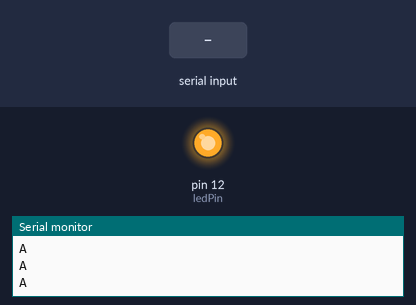
Bench run of a sketch on a simulated Arduino Uno, built with avr-gcc and run on an emulated ATmega328P. Shown: output pins drawn as LEDs (lit = HIGH), the last lines printed to the serial monitor. The test bench sets the inputs (shaded band). Random numbers use the default seed unless the sketch sets one.

Above: at 1.0 s.
1.1 s: "0" received over Serial
At 1.6 s:
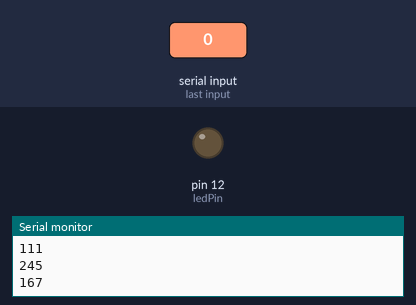
2.7 s: "1" received over Serial
At 4.1 s:
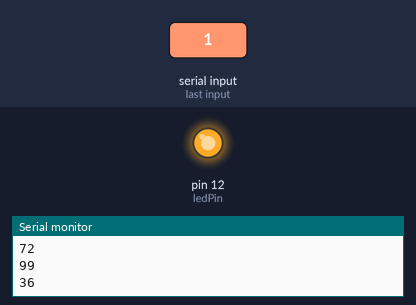
Timing chart, 0 to 5.7 s (numbered marks = the images above; inputs shaded):
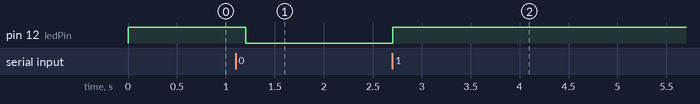

The sketch:

002_Processing_Tutorial.ino
```cpp
char serial_read; // Data received from the serial port
int ledPin = 12; // Set the pin to digital I/O 13
boolean ledState = LOW; //to toggle our LED


void setup()
{
  pinMode(ledPin, OUTPUT); // Set pin as OUTPUT
  digitalWrite(ledPin, HIGH);


  Serial.begin(9600); //initialize serial communications at a 9600 baud rate

  establishContact();  // send a byte to establish contact until receiver responds
}


void loop()
{
  if (Serial.available() > 0) // If data is available to read,
  {
    serial_read = Serial.read(); // read it and store it in val

    if (serial_read == '1') // If 1 was received
    {
      digitalWrite(ledPin, HIGH); // turn the LED on
    }
    if (serial_read == '0') // If 0 was received
    {
      digitalWrite(ledPin, LOW); // otherwise turn it off
    }

    delay(100);
  }
  else
  {
    Serial.println(random(2,255)); //send back a hello world
    delay(100);
  }
}


void establishContact()
{
  while (Serial.available() <= 0)
  {
    Serial.println("A");   // send a capital A
    delay(300);
  }
}
```

Measured:
- after the input at 1.1 s, pin 12 (ledPin): HIGH → LOW after 0.10 s
- after the input at 2.7 s, pin 12 (ledPin): LOW → HIGH at once
